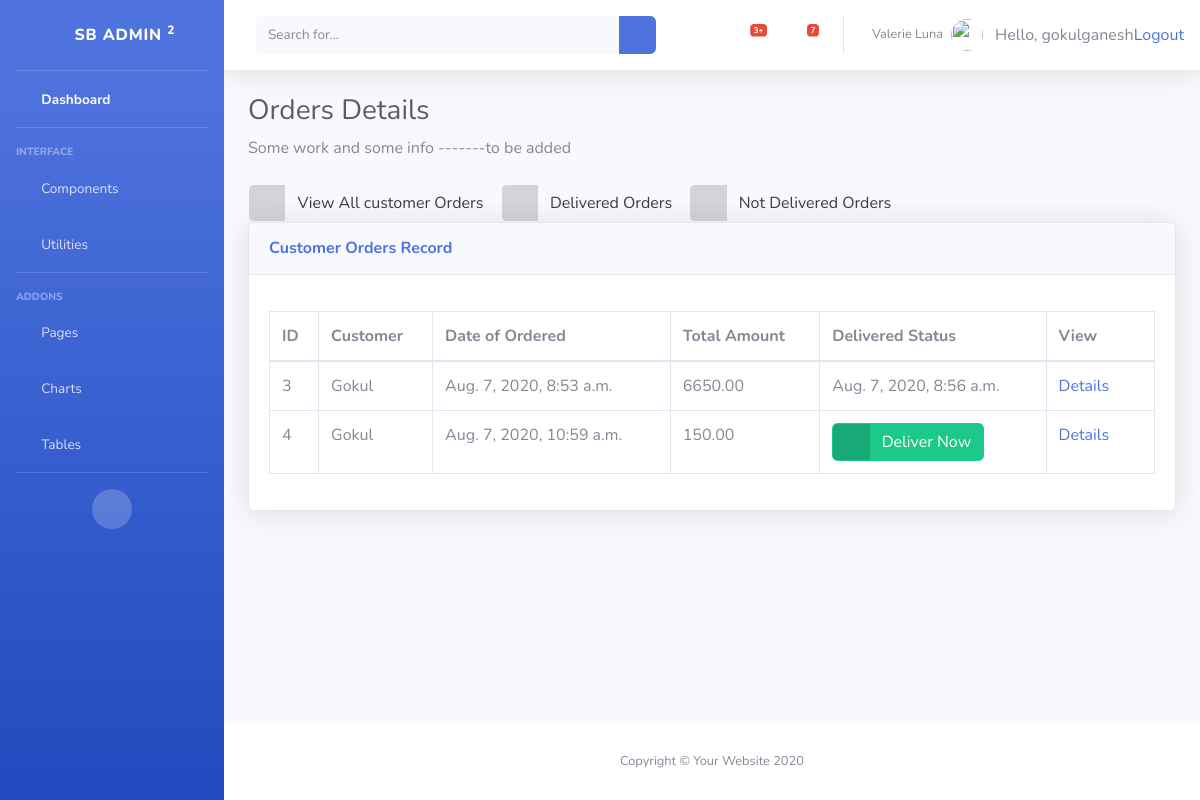
/order_all/ (signed in), run on the app's committed database.
### inventory/models.py (models this page shows)
class Orders(models.Model):
	cus 		= models.ForeignKey(Customer, on_delete=models.CASCADE)
	Odate 		= models.DateTimeField('Date of Ordered', default=now, blank=True)
	Ddate 		= models.DateTimeField('Delivered Date', default=now, blank=True)
	total_amt 	= models.DecimalField(max_digits=10, decimal_places=2, verbose_name="Total Amount")
	isDelivered = models.BooleanField(default=False)

class Customer(models.Model):
	name 	= models.CharField("Customer Name", max_length=30, default='No Name', blank=True)
	address = models.CharField(max_length=70, default='No Address', blank=True)
	phone 	= models.CharField("Phone Number", max_length=11, default='No Number', blank=True)
	def __str__(self):
		return self.name ;

### inventory/views.py (the view)
# urls.py: path('order_all/',views.order_all,name='order_all'),
def order_all(request):
	return render(request, 'inventory/order.html', {'order' : Orders.objects.all() })

### inventory/templates/inventory/order.html
{% extends 'inventory/base.html' %}
{% block body %}
<h1 class="h3 mb-2 text-gray-800">Orders Details </h1>
<p class="mb-4">Some work and some info -------to be added </p>
<a href="{% url 'inventory:order_all' %}" class="btn btn-light btn-icon-split">
  <span class="icon text-gray-600">
    <i class="fas fa-arrow-right"></i>
  </span>
  <span class="text">View All customer Orders</span>
</a>
<a href="{% url 'inventory:order_delivered' %}" class="btn btn-light btn-icon-split">
  <span class="icon text-gray-600">
    <i class="fas fa-arrow-right"></i>
  </span>
  <span class="text">Delivered Orders</span>
</a>
<a href="{% url 'inventory:order_not_delivered' %}" class="btn btn-light btn-icon-split">
  <span class="icon text-gray-600">
    <i class="fas fa-arrow-right"></i>
  </span>
  <span class="text">Not Delivered Orders</span>
</a>
<div class="card shadow mb-4">
    <div class="card-header py-3">
      <h6 class="m-0 font-weight-bold text-primary"> Customer Orders Record </h6>
    </div>
    <div class="card-body">
      <div class="table-responsive">
        <table class="table table-bordered" id="dataTable" width="100%" cellspacing="0">
          <thead>
            <tr>
              <th> ID </th>
              <th> Customer </th>
              <th> Date of Ordered </th>
              <th> Total Amount </th>
              <th> Delivered Status </th>
              <th>View</th>
            </tr>
          </thead>
          <tbody>
    		    <ul>
      			  {% for o in order %}
        				  <tr>
                    <td> {{ o.id }} </td>
                    <td> {{ o.cus }} </td>
                    <td> {{ o.Odate }} </td>
                    <td> {{ o.total_amt }} </td>
                    {% if o.isDelivered %}
                      <td> {{ o.Ddate }} </td>
                    {% else %}
                      <td>
                          <a href="{% url 'inventory:delivered' o.id %}" class="btn btn-success btn-icon-split">
                            <span class="icon text-white-50">
                              <i class="fas fa-check"></i>
                            </span>
                            <span class="text"> Deliver Now </span>
                          </a>
                      </td>
                    {% endif %}
                    <td>
                          <a href="{% url 'inventory:order_details' o.id %}"> Details
                              <i class="fas fa-info-circle"></i>
                          </a>
                     </td>
                 </tr>
			        {% endfor %}
	         </ul>
          </tbody>
        </table>
      </div>
    </div>
</div>
{% endblock %}

### inventory/templates/inventory/base.html (shortened to what this page needs)
{% load static %}
<!DOCTYPE html>
<html lang="en">
<head>
  <link href="{% static 'Dashboard/vendor/fontawesome-free/css/all.min.css' %}" rel="stylesheet" type="text/css">
  <link href="{% static 'Dashboard/css/sb-admin-2.min.css' %}" rel="stylesheet">
  <link href="{% static 'Dashboard/vendor/datatables/dataTables.bootstrap4.min.css' %}" rel="stylesheet">
</head>
<body id="page-top">
  <div id="wrapper">
    <ul class="navbar-nav bg-gradient-primary sidebar sidebar-dark accordion" id="accordionSidebar">
      <a class="sidebar-brand d-flex align-items-center justify-content-center" href="index.html">
        <div class="sidebar-brand-icon rotate-n-15">
          <i class="fas fa-laugh-wink"></i>
        </div>
        <div class="sidebar-brand-text mx-3">SB Admin <sup>2</sup></div>
      </a>
      <hr class="sidebar-divider my-0">
      <li class="nav-item active">
        <a class="nav-link" href="index.html">
          <i class="fas fa-fw fa-tachometer-alt"></i>
          <span>Dashboard</span></a>
      </li>
      <hr class="sidebar-divider">
      <div class="sidebar-heading">
        Interface
      </div>
      <li class="nav-item">
        <a class="nav-link collapsed" href="#" data-toggle="collapse" data-target="#collapseTwo" aria-expanded="true" aria-controls="collapseTwo">
          <i class="fas fa-fw fa-cog"></i>
          <span>Components</span>
        </a>
      </li>
      <li class="nav-item">
        <a class="nav-link collapsed" href="#" data-toggle="collapse" data-target="#collapseUtilities" aria-expanded="true" aria-controls="collapseUtilities">
          <i class="fas fa-fw fa-wrench"></i>
          <span>Utilities</span>
        </a>
      </li>
      <hr class="sidebar-divider">
      <div class="sidebar-heading">
        Addons
      </div>
      <li class="nav-item">
        <a class="nav-link collapsed" href="#" data-toggle="collapse" data-target="#collapsePages"
        aria-expanded="true" aria-controls="collapsePages">
          <i class="fas fa-fw fa-folder"></i>
          <span>Pages</span>
        </a>
      </li>
      <li class="nav-item">
        <a class="nav-link" href="#">
          <i class="fas fa-fw fa-chart-area"></i>
          <span>Charts</span></a>
      </li>
      <li class="nav-item">
        <a class="nav-link" href="tables.html">
          <i class="fas fa-fw fa-table"></i>
          <span>Tables</span></a>
      </li>
      <hr class="sidebar-divider d-none d-md-block">
      <div class="text-center d-none d-md-inline">
        <button class="rounded-circle border-0" id="sidebarToggle"></button>
      </div>
    </ul>
    <div id="content-wrapper" class="d-flex flex-column">
      <div id="content">
        <nav class="navbar navbar-expand navbar-light bg-white topbar mb-4 static-top shadow">
          <form class="d-none d-sm-inline-block form-inline mr-auto ml-md-3 my-2 my-md-0 mw-100 navbar-search">
            <div class="input-group">
              <input type="text" class="form-control bg-light border-0 small" placeholder="Search for..." aria-label="Search" aria-describedby="basic-addon2">
              <div class="input-group-append">
                <button class="btn btn-primary" type="button">
                  <i class="fas fa-search fa-sm"></i>
                </button>
              </div>
            </div>
          </form>
          <ul class="navbar-nav ml-auto">
            <li class="nav-item dropdown no-arrow mx-1">
              <a class="nav-link dropdown-toggle" href="#" id="alertsDropdown" role="button" data-toggle="dropdown" aria-haspopup="true" aria-expanded="false">
                <i class="fas fa-bell fa-fw"></i>
                <span class="badge badge-danger badge-counter">3+</span>
              </a>
            </li>
            <li class="nav-item dropdown no-arrow mx-1">
              <a class="nav-link dropdown-toggle" href="#" id="messagesDropdown" role="button" data-toggle="dropdown" aria-haspopup="true" aria-expanded="false">
                <i class="fas fa-envelope fa-fw"></i>
                <span class="badge badge-danger badge-counter">7</span>
              </a>
            </li>
            <li class="nav-item dropdown no-arrow">
              <a class="nav-link dropdown-toggle" href="#" id="userDropdown" role="button" data-toggle="dropdown" aria-haspopup="true" aria-expanded="false">
                <span class="mr-2 d-none d-lg-inline text-gray-600 small">Valerie Luna</span>
                <img class="img-profile rounded-circle" src="https://source.unsplash.com/QAB-WJcbgJk/60x60">
              </a>
            </li>
          </ul>
          <span> Hello, {{ request.user}}</span>
          <span><a href="{% url 'inventory:logout' %}"> Logout</a></span>
        </nav>
        <div class="container-fluid">
                {% block body %}
                {% endblock %}
        </div>
      </div>
      <footer class="sticky-footer bg-white">
        <div class="container my-auto">
          <div class="copyright text-center my-auto">
            <span>Copyright &copy; Your Website 2020</span>
          </div>
        </div>
      </footer>
    </div>
  </div>
</body>
</html>

### data on the page
Orders: id "3", cus "Gokul", Odate "Aug. 7, 2020, 8:53 a.m.", total_amt "6650.00", Ddate "Aug. 7, 2020, 8:56 a.m."
Orders: id "4", cus "Gokul", Odate "Aug. 7, 2020, 10:59 a.m.", total_amt "150.00", isDelivered False (drawn)

### other printed values
{{ request.user }} "gokulganesh"
